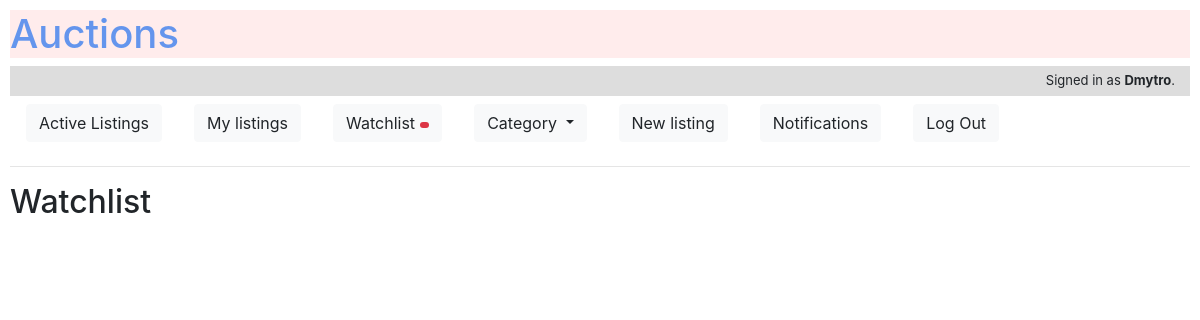
Page /watchlist (signed in) on the earlier database version.
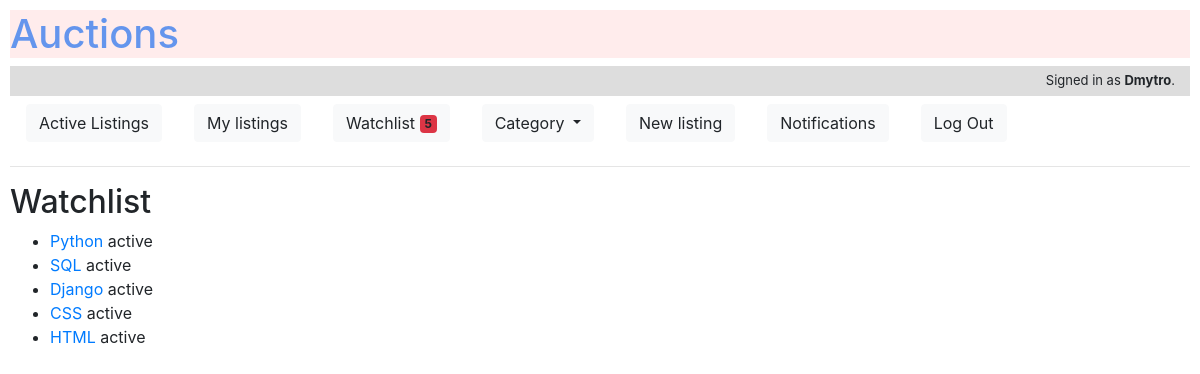
Same page on the later database version.
### auctions/models.py (models this page shows, shortened)
class User(AbstractUser):
    pass

class Listing(models.Model):
    class Category(models.TextChoices):
        HOME = 'HM', _('Home')
        ELECTRONICS = 'EL', _('Electronics')
        FASHION = 'FS', _('Fashion')
        HEALTH_BEAUTY = 'HB', _('Health & Beauty')
        MOTORS = 'GR', _('Motors')
        COLLECTIBLES = 'CL', _('Collectibles')
        SPORTS = 'SP', _('Sports')
        HOME_GARDEN = 'GA', _('Garden')
        DEALS = 'DE', _('Deals')
        UNDER_TEN = 'UT', _('Under $10')
        PETS = 'PT', _('Pets')
        TOYS = 'TY', _('Toys')
        OTHERS = 'OT', _('Others')
        __empty__ = _('(Unknown)')
    datetime = models.DateTimeField(auto_now_add=True)
    user = models.ForeignKey(User, on_delete=models.CASCADE, related_name="listings")
    title = models.CharField(max_length=255, unique=True)
    description = models.TextField(max_length=255)
    starting_bid = models.DecimalField(max_digits=19, decimal_places=2)
    category = models.CharField(max_length=2, choices=Category.choices,
                                default=Category.__empty__, blank=True)
    watchlist = models.ManyToManyField(to=User, related_name="watch", blank=True)
    current_price = models.DecimalField(max_digits=19, decimal_places=2)
    is_active = models.BooleanField(default=True)

### auctions/views.py (the view)
# urls.py: path("watchlist", views.watchlist, name="watchlist"),
@login_required
def watchlist(request):
    if request.method == "GET":
        u = User.objects.filter(username=request.user).first()
        watchlist = u.watch.all()
        return render(request, "auctions/watchlist.html", {
            "listings": watchlist,
        })
    else:
        return HttpResponseRedirect(reverse("index"))

### auctions/templates/auctions/watchlist.html
{% extends "auctions/layout.html" %}
{% block body %}
    <h2>Watchlist</h2>
    <ul>
      {% for listing in listings %}
        <li>
          <a href="{% url 'listing' listing.title %}">{{ listing.title }}</a>
          {% if listing.is_active %}
            active
          {% else %}
            closed
          {% endif %}
        </li>
      {% endfor %}
    </ul>
{% endblock %}

### auctions/templates/auctions/layout.html (shortened to what this page needs)
{% load static %}
<!DOCTYPE html>
<html lang="en">
    <head>
        <link rel="stylesheet" href="https://stackpath.bootstrapcdn.com/bootstrap/4.4.1/css/bootstrap.min.css">
        <link rel="stylesheet" href="{% static 'auctions/styles.css' %}">
        <link rel="stylesheet" href="{% static 'auctions/color.css' %}">
        <script src="https://cdn.jsdelivr.net/npm/bootstrap@5.0.0-beta1/dist/js/bootstrap.min.js"></script>    </head>
    <body class="auctions">
        <div class="title">
            <div id="auction_logo"><h1>Auctions</h1></div>
        </div>
        <div id="is_authenticated">
            {% if user.is_authenticated %}
                Signed in as <strong>{{ user.username }}</strong>.
            {% else %}
                Not signed in.
            {% endif %}
        </div>
        <ul class="nav">
                <li class="nav-item">
                    <a class="nav-link" href="{% url 'index' %}">
                        <button type="button" class="btn btn-light">
                            Active Listings
                        </button>
                    </a>
                </li>
                {% if user.is_authenticated %}
                    <li class="nav-item">
                        <a class="nav-link" href="{% url 'my_listings' %}">
                            <button type="button" class="btn btn-light">
                                My listings
                            </button>
                        </a>
                    </li>
                    <li class="nav-item">
                        <a class="nav-link" href="{% url 'watchlist' %}">
                            <button type="button" class="btn btn-light">
                                Watchlist <span class="badge bg-danger">
                                    {% if request.user.watch.count != 0 %}
                                    {{ request.user.watch.count }}
                                    {% endif %}</span>
                              </button>
</a>
                    </li>
                    <li class="nav-item">
                        <div class="nav-link">
                            <a class="btn btn-light dropdown-toggle" href="#" role="button" id="dropdownMenuLink" data-toggle="dropdown" aria-haspopup="true" aria-expanded="false">
                            Category
                            </a>
                        </div>
                    </li>
                    <li class="nav-item">
                        <a class="nav-link" href="{% url 'new_listing' %}">
                            <button type="button" class="btn btn-light">
                                New listing
                            </button>
                        </a>
                    </li>
                    <li class="nav-item">
                        <a class="nav-link" href="{% url 'notifications' %}">
                            <button type="button" class="btn btn-light">
                                Notifications
                              </button></a>
                    </li>
                    <li class="nav-item">
                        <a class="nav-link" href="{% url 'logout' %}">
                            <button type="button" class="btn btn-light">
                                Log Out
                            </button>
                        </a>
                    </li>
                {% endif %}
        </ul>
        <hr>
        {% block body %}
        {% endblock %}
    </body>
</html>

Differences in the rows shown:
changed User "Dmytro": user.watch.count (not shown) → "5"
now on this page (row edited): Listing: title "Python", is_active "active"
now on this page (row unchanged): Listing: title "SQL", is_active "active"
now on this page (row unchanged): Listing: title "Django", is_active "active"
now on this page (row unchanged): Listing: title "CSS", is_active "active"
now on this page (row unchanged): Listing: title "HTML", is_active "active"
